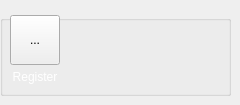
          <widget class="QWidget" name="pageLandMark">
           <widget class="QGroupBox" name="gboxLandmark">
            <property name="geometry">
             <rect>
              <x>0</x>
              <y>15</y>
              <width>231</width>
              <height>81</height>
             </rect>
            </property>
            <property name="title">
             <string/>
            </property>
            <widget class="QToolButton" name="btnAcceptNodes">
             <property name="geometry">
              <rect>
               <x>10</x>
               <y>0</y>
               <width>50</width>
               <height>50</height>
              </rect>
             </property>
             <property name="text">
              <string>...</string>
             </property>
             <property name="icon">
              <iconset resource="../src/resource.qrc">
               <normaloff>:/newPrefix/Icons/accept.svg</normaloff>:/newPrefix/Icons/accept.svg</iconset>
             </property>
             <property name="iconSize">
              <size>
               <width>32</width>
               <height>32</height>
              </size>
             </property>
            </widget>
            <widget class="QLabel" name="label_17">
             <property name="geometry">
              <rect>
               <x>5</x>
               <y>50</y>
               <width>60</width>
               <height>25</height>
              </rect>
             </property>
             <property name="text">
              <string>&lt;html&gt;&lt;head/&gt;&lt;body&gt;&lt;p align=&quot;center&quot;&gt;&lt;span style=&quot; font-size:9pt; color:#ffffff;&quot;&gt;Register&lt;/span&gt;&lt;/p&gt;&lt;/body&gt;&lt;/html&gt;</string>
             </property>
            </widget>
           </widget>
          </widget>
